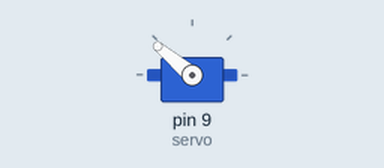
Bench run of a sketch on a simulated Arduino Uno, built with avr-gcc and run on an emulated ATmega328P. On the bench: servo.

Above: at 0.05 s.
At 11.5 s:
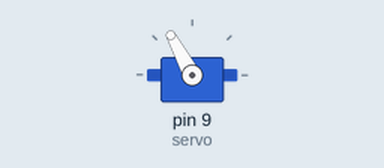
Timing chart, 0 to 15.0 s (numbered marks = the images above):
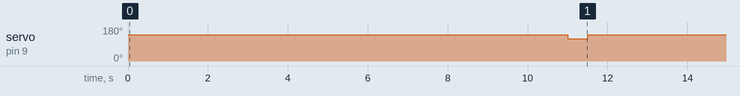

Measured:
- by itself, servo on pin 9 (servo): alternates 140° for 11.0 s and 118° for 0.50 s

The sketch:

servo_KM.ino
```cpp
#include <Servo.h>
#include <LiquidCrystal.h>

LiquidCrystal lcd(7,6,5,4,3,2);

Servo servo;

int pos = 0;
int timer = 11;

void setup() {
  servo.attach(9);
  servo.write(140);
  lcd.print("Odliczanie: ");
}

void loop() {
  if (timer == 0){
  servo.write(118);
  delay(500);
  servo.write(140);
  timer = 11;
  delay(10);
  }
  delay(1000);
  timer = timer - 1;
  lcd.setCursor(12,0);
  lcd.print(timer);
  if (timer < 10){
    lcd.setCursor(13,0);
    lcd.print(" ");
  }


}
```
